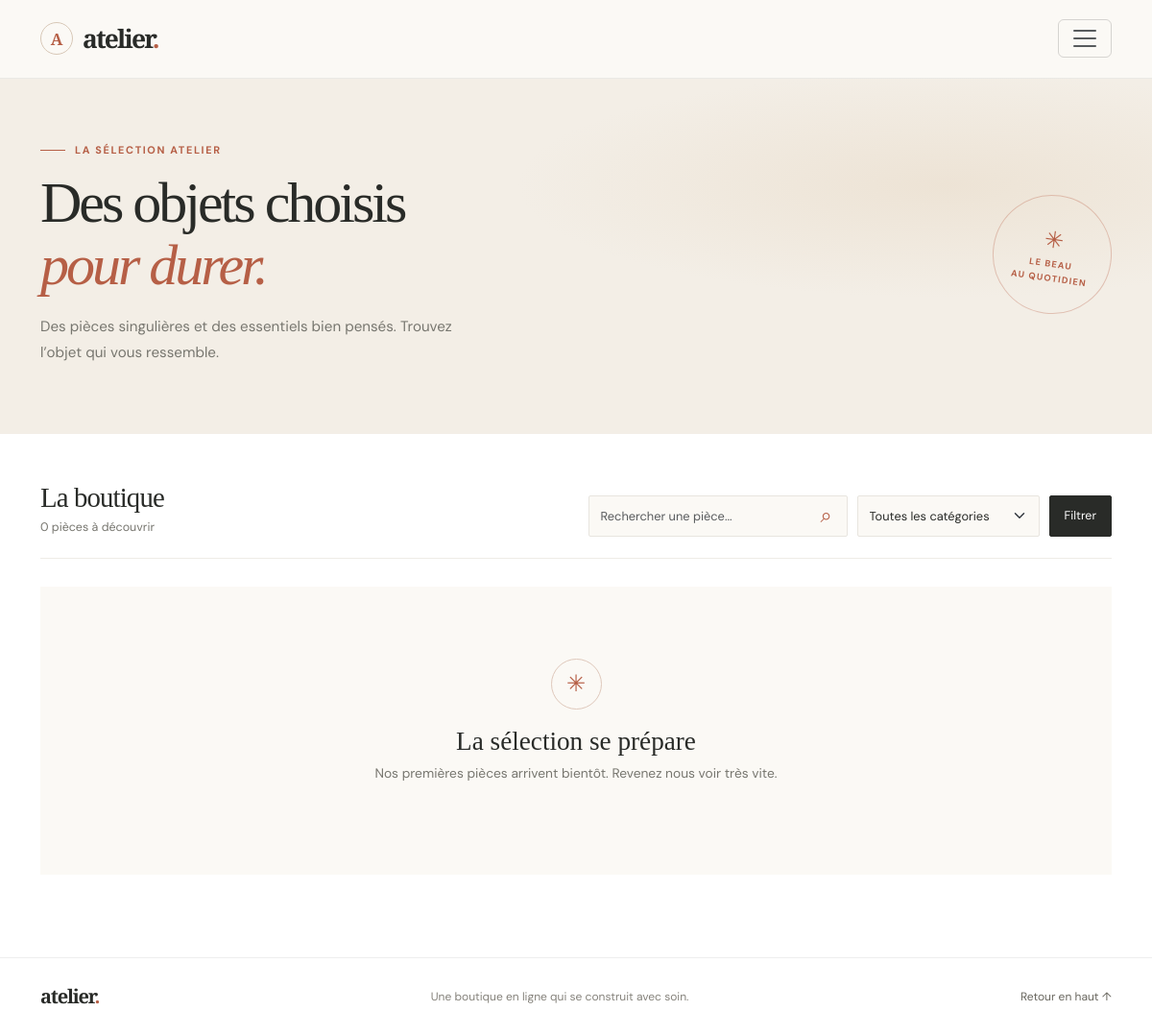
The page /shop on the database as committed earlier.
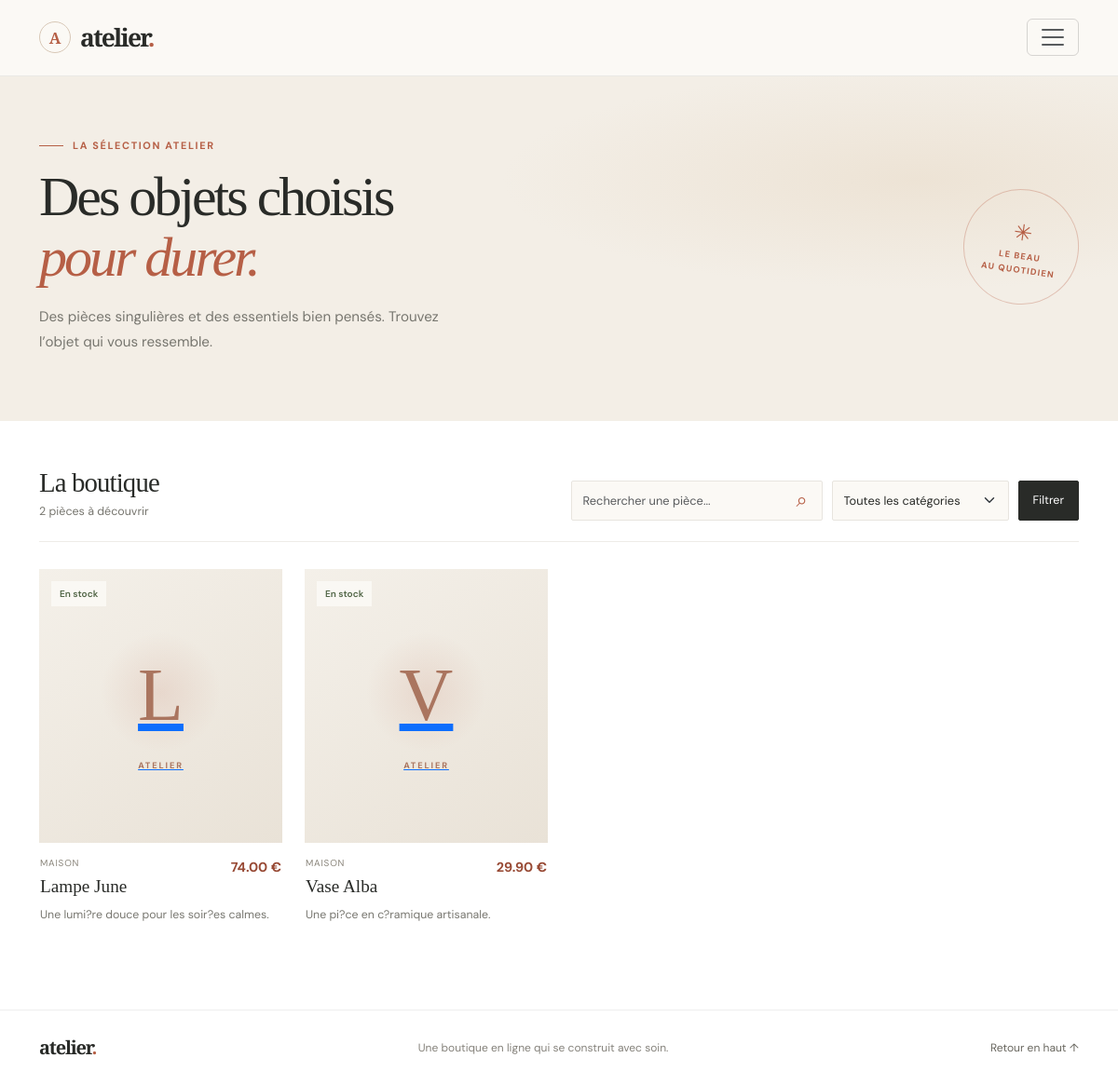
The same page on the database as committed later.
### app/models.py (models this page shows)
class Product(db.Model):
    __tablename__ = "products"
    id = db.Column(db.Integer, primary_key=True)
    name = db.Column(db.String(150), nullable=False)
    description = db.Column(db.Text)
    price = db.Column(db.Float, nullable=False)
    image = db.Column(db.String(255))
    stock = db.Column(db.Integer, default=0)
    category_id = db.Column(
        db.Integer,
        db.ForeignKey("categories.id"),
        nullable=False
    )
    category = db.relationship("Category", back_populates="products")

class Category(db.Model):
    __tablename__ = "categories"
    id = db.Column(db.Integer, primary_key=True)
    name = db.Column(db.String(100), unique=True, nullable=False)
    description = db.Column(db.Text)
    products = db.relationship("Product", back_populates="category")

### app/__init__.py (the view, shortened to what this page needs)
    @app.get("/shop")
    def shop():
        categories = db.session.scalars(
            db.select(Category).order_by(Category.name)
        ).all()
        selected_category = request.args.get("category", type=int)
        search_query = request.args.get("q", "").strip()[:80]
        product_query = db.select(Product).order_by(Product.name)
        if selected_category is not None:
            product_query = product_query.where(
                Product.category_id == selected_category
            )
        products = db.session.scalars(product_query).all()
        return render_template(
            "shop.html",
            categories=categories,
            products=products,
            search_query=search_query,
            selected_category=selected_category,
        )

### app/templates/shop.html (shortened to what this page needs)
{% extends "base.html" %}
{% block content %}
<section class="catalog-hero">
    <div class="container">
        <div class="catalog-heading">
            <div>
                <p class="eyebrow"><span class="eyebrow-line"></span> LA SÉLECTION ATELIER</p>
                <h1>Des objets choisis<br><em>pour durer.</em></h1>
                <p class="catalog-intro">
                    Des pièces singulières et des essentiels bien pensés.
                    Trouvez l’objet qui vous ressemble.
                </p>
            </div>
            <div class="catalog-aside" aria-hidden="true">
                <span class="catalog-aside-star">✳</span>
                <span>LE BEAU<br>AU QUOTIDIEN</span>
            </div>
        </div>
    </div>
</section>
<section class="catalog-section" aria-labelledby="catalog-title">
    <div class="container">
        <div class="catalog-toolbar">
            <div class="catalog-result">
                <h2 id="catalog-title">La boutique</h2>
                <p>
                    {% if products|length == 1 %}
                        1 pièce à découvrir
                    {% else %}
                        {{ products|length }} pièces à découvrir
                    {% endif %}
                </p>
            </div>
            <form class="catalog-filters" method="get" action="{{ url_for('shop') }}">
                <div class="catalog-search">
                    <input id="catalog-search" class="form-control" type="search" name="q"
                           value="{{ search_query }}" placeholder="Rechercher une pièce..."
                           maxlength="80">
                    <button class="catalog-search-button" type="submit"
                            aria-label="Rechercher">⌕</button>
                </div>
                <select class="form-select catalog-category" name="category" id="category">
                    <option value="">Toutes les catégories</option>
                </select>
                <button class="catalog-filter-button" type="submit">Filtrer</button>
            </form>
        </div>
        {% if products %}
        <div class="row g-4 product-grid">
            {% for product in products %}
            <article class="col-sm-6 col-lg-4 col-xl-3">
                <div class="product-card">
                    <div class="product-image-wrap">
                        <a class="product-image-link"
                           href="{{ url_for('product_detail', product_id=product.id) }}"
                           aria-label="Voir {{ product.name }}">
                        {% if product.image %}
                        <img class="product-image" src="{{ product.image }}"
                             alt="{{ product.name }}" loading="lazy">
                        {% else %}
                        <div class="product-image-placeholder" aria-hidden="true">
                            <span>{{ product.name[:1]|upper }}</span>
                            <small>ATELIER</small>
                        </div>
                        {% endif %}
                        </a>
                        {% if product.stock > 0 %}
                        <span class="product-stock-badge">En stock</span>
                        {% else %}
                        <span class="product-stock-badge product-stock-unavailable">
                            Épuisé
                        </span>
                        {% endif %}
                    </div>
                    <div class="product-card-info">
                        <div class="product-card-heading">
                            <div>
                                {% if product.category %}
                                <p class="product-category">{{ product.category.name }}</p>
                                {% endif %}
                                <h3 class="product-name">
                                    <a href="{{ url_for('product_detail', product_id=product.id) }}">
                                        {{ product.name }}
                                    </a>
                                </h3>
                            </div>
                            <p class="product-price">{{ "%.2f"|format(product.price) }} €</p>
                        </div>
                        {% if product.description %}
                        <p class="product-description">{{ product.description }}</p>
                        {% endif %}
                    </div>
                </div>
            </article>
            {% endfor %}
        </div>
        {% else %}
        <div class="catalog-empty">
            <span class="empty-mark" aria-hidden="true">✳</span>
            <h3>La sélection se prépare</h3>
            <p>Nos premières pièces arrivent bientôt. Revenez nous voir très vite.</p>
        </div>
        {% endif %}
    </div>
</section>
{% endblock %}

### app/templates/base.html (shortened to what this page needs)
<!doctype html>
<html lang="fr">
<head>
    <link href="https://cdn.jsdelivr.net/npm/bootstrap@5.3.3/dist/css/bootstrap.min.css" rel="stylesheet">
    <link rel="stylesheet" href="{{ url_for('static', filename='css/style.css') }}">
</head>
<body id="top" class="site-shell">
    <nav class="navbar navbar-expand-xxl shop-navbar">
        <div class="container">
            <a class="navbar-brand shop-brand" href="{{ url_for('home') }}" aria-label="Atelier, accueil">
                <span class="brand-mark" aria-hidden="true">A</span>
                <span>atelier<span class="brand-period">.</span></span>
            </a>
            <button class="navbar-toggler" type="button" data-bs-toggle="collapse" data-bs-target="#shopNavigation"
                aria-controls="shopNavigation" aria-expanded="false" aria-label="Ouvrir le menu">
                <span class="navbar-toggler-icon"></span>
            </button>
        </div>
    </nav>
    <main class="site-main">
        {% block content %}{% endblock %}
    </main>
    <footer class="shop-footer site-footer">
        <div class="container d-flex flex-column flex-md-row justify-content-between
                    align-items-center gap-2">
            <a class="footer-brand" href="{{ url_for('home') }}">atelier<span>.</span></a>
            <p class="mb-0">Une boutique en ligne qui se construit avec soin.</p>
            <a href="#top" class="back-to-top">Retour en haut ↑</a>
        </div>
    </footer>
</body>
</html>

Rows that differ between the two databases and show on the page:
added Product: name "L", stock "En stock", category.name "MAISON", name "Lampe June", price "74.00", description "Une lumi?re douce pour les soir?es calmes."
added Product: name "V", stock "En stock", category.name "MAISON", name "Vase Alba", price "29.90", description "Une pi?ce en c?ramique artisanale."
Other text that changed with them:
{{ products|length }}: "0" → "2"
text no longer shown: "✳ La sélection se prépare Nos premières pièces arrivent bientôt. Revenez nous voir très vite."
